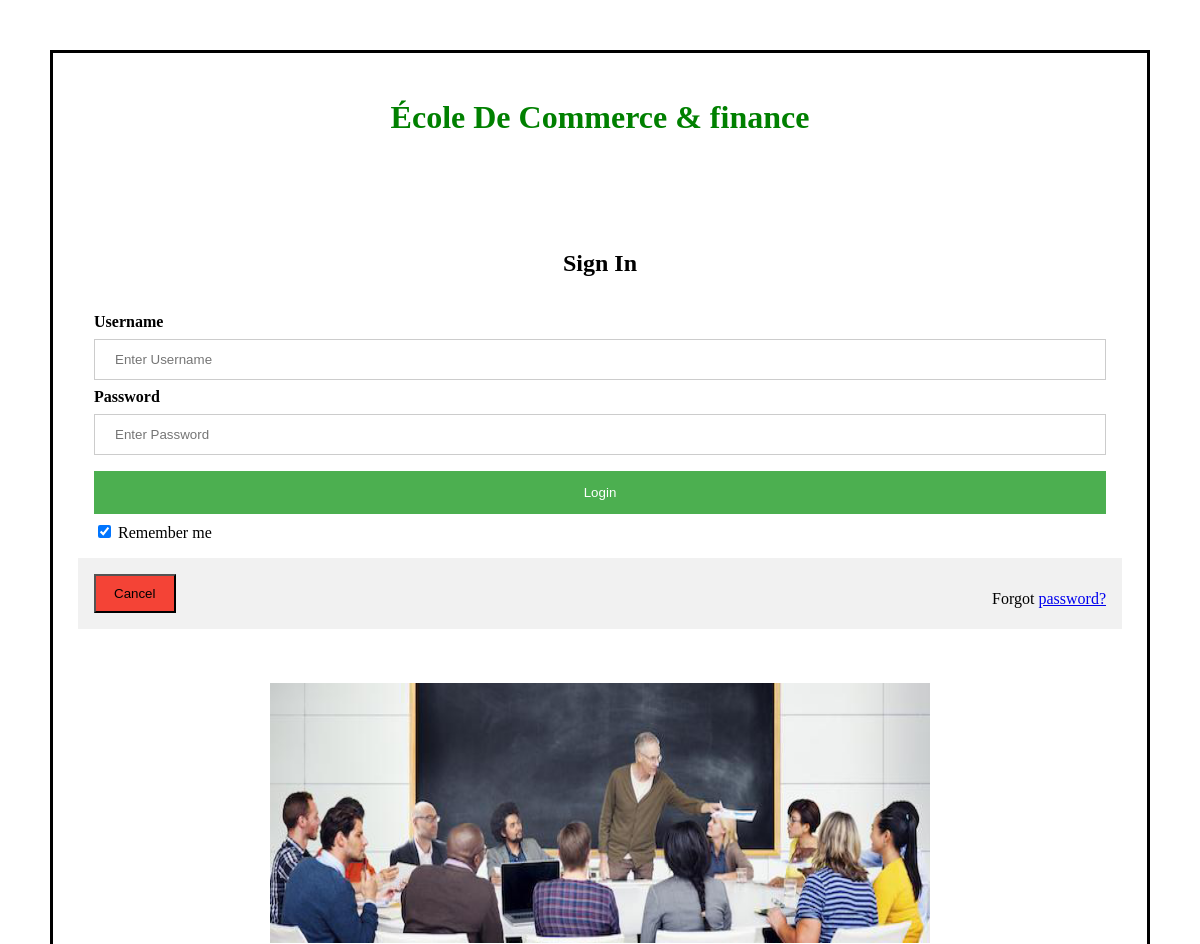
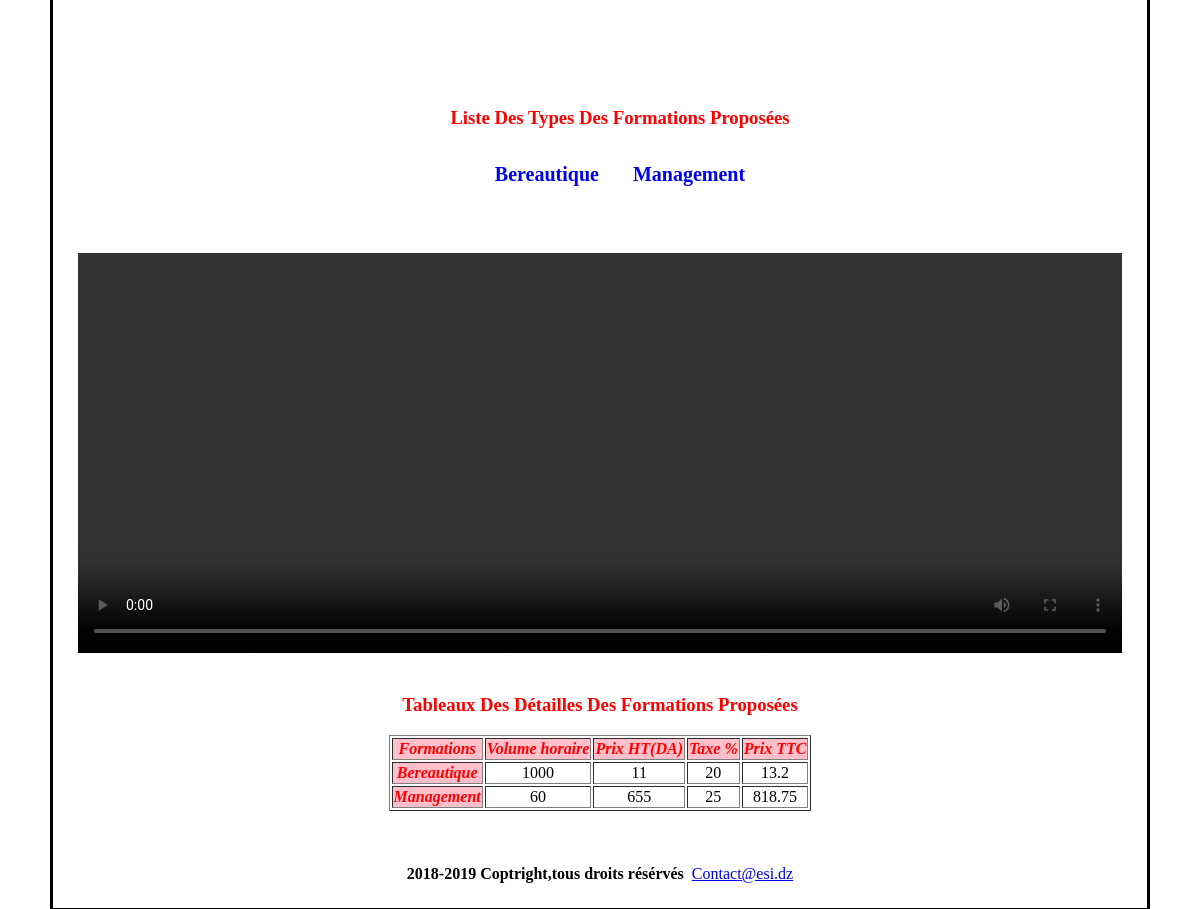
/project/sous-sites/1/1/index.php, run on the app's committed database (2 pictures, top to bottom).
### tables this page shows
CREATE TABLE `type_formation` (
  `st1` varchar(20) DEFAULT NULL,
  `st2` varchar(20) DEFAULT NULL,
  `ID` int(11) NOT NULL
);

CREATE TABLE `formations` (
  `Volume_horaire` int(11) DEFAULT NULL,
  `Prix` int(11) DEFAULT NULL,
  `Taxe` int(11) DEFAULT NULL,
  `Nom` varchar(20) DEFAULT NULL,
  `ID` int(11) NOT NULL,
  `IDD` int(11) NOT NULL,
  `id_categorie` int(11) NOT NULL,
  `id_ecole` varchar(20) NOT NULL
);

### project/sous-sites/1/1/index.php (the view, shortened to what this page needs)
<!DOCTYPE html>
<head>
<link href="View/public/css/external.css" rel="stylesheet" type="text/css" />
</head>
<?php
include("view/includes/variables.php");
include("config/connection.php");
$sql1="SELECT * FROM Type_formation t join Formations f where t.ID=f.ID  and f.id_categorie =1  and  f.id_ecole='1' ";
$sql2="SELECT * FROM Formations f where  f.id_categorie =1 and f.id_ecole='1' ";
$type_formation=$conn->query($sql1);
$formation=$conn->query($sql2);
function calculTTC($a,$b){
    return ($a*$b/100) +$a;
}
?>
<body>
<h1> <?php echo $titre_fr;?></h1></br>
<?php
if (!isset($_SESSION['user'])){
     echo "<h2 align =\"center\" > Sign In</h2>
     <form action='controller/login.php' method=\"post\">
   <div class=\"container\" >
     <label for=\"uname\"><b>Username</b></label>
     <input type=\"text\" placeholder=\"Enter Username\" name=\"uname\" required>
     <label for=\"psw\"><b>Password</b></label>
     <input type=\"password\" placeholder=\"Enter Password\" name=\"psw\" required>
     <button type=\"submit\" class=\"loginbtn\">Login</button>
     <label>
       <input type=\"checkbox\" checked=\"checked\" name=\"remember\"> Remember me
     </label>
   </div>
   <div class=\"container\" style=\"background-color:#f1f1f1\">
     <button type=\"button\" class=\"cancelbtn\">Cancel</button>
     <span class=\"psw\">Forgot <a href=\"#\">password?</a></span>
   </div>
 </form>";}
?>
<div class="diaporama">
    <div class="images">
    <?php echo $img0 ;?>
    </div>
</div>
<div align="center" class="menu header" id="myHeader">
<ul id="nav">
<h3 align="center" >Liste Des Types Des Formations Proposées</h3>
    <?php
    foreach ($type_formation as $row): ?>
    <li id="<?= $row['ID'] ?>" class="formation"><a class="lien"
                                                          href="#"> <?= $row['st1'] ?> </a>
    </li>
<?php endforeach; ?>
</ul>
</div>
<?php echo $video;?>
  <h3 align="center" >Tableaux Des Détailles Des Formations Proposées</h3>
<table id ="my_table" border="1px" align="center">
    <thead>
    <tr>
    <th scope="col" >Formations</th>
    <th scope="col">Volume horaire</th>
    <th scope="col">Prix HT(DA)</th>
    <th scope="col">Taxe %</th>
    <th scope="col">Prix TTC</th>
    </tr>
    </thead>
    <tbody id="my-tab-index">
    <?php
    foreach ($formation as $formation_t): ?>
        <tr>
            <th id=<?= $formation_t['IDD'] ?>" scope="row"><?= $formation_t['Nom'] ?></th>
            <td id=<?= $formation_t['IDD'] ?>"><?= $formation_t['Volume_horaire'] ?></td>
            <td id=<?= $formation_t['IDD'] ?>"><?= $formation_t['Prix'] ?></td>
            <td id=<?= $formation_t['IDD'] ?>"><?= $formation_t ['Taxe'] ?></td>
            <td id=<?= $formation_t['IDD'] ?>"><?php echo calculTTC($formation_t['Prix'],$formation_t ['Taxe']) ;?></td>
        </tr>
    <?php endforeach; ?>
    </tbody>
    </table>&nbsp;&nbsp;&nbsp;
  <?php
include("view/includes/pied-page.php");
?>
</body>
</html>

### project/sous-sites/1/1/view/public/css/external.css (style rules this page uses)
table { align-content: center; justify-content: center; text-align: center; }
h1 { text-align: center; color:green; }
table tr th { background-color:pink; color:red; font-style: italic; }
body { border:3px black solid; margin: 50px; padding:25px; }
h3 { text-align: center; color:red; }
.formation { display: inline; margin: 10px; justify-content: center; align-content: center; }
.menu { justify-content: center; top: 0px; }
#nav li { display: inline-block; position: relative; }
#nav li a { display: block; padding: 5px; text-decoration: none; font-size: 20px; font-weight: bold; }
.diaporama { text-align: center; margin: 0px auto; background: black; width: 660px; height: 260px; overflow: hidden; position: relative; }
.images { margin: 0px auto; align-content: center; position: absolute; animation-duration: 20s; animation-iteration-count: infinite; animation-name: animation; background-color: black; }
input[type=text], input[type=password] { width: 100%; padding: 12px 20px; margin: 8px 0; display: inline-block; border: 1px solid #ccc; box-sizing: border-box; }
.loginbtn { background-color: #4CAF50; color: white; padding: 14px 20px; margin: 8px 0; border: none; cursor: pointer; width: 100%; }
.cancelbtn { width: auto; padding: 10px 18px; background-color: #f44336; }
.container { padding: 16px; }
span.psw { float: right; padding-top: 16px; }

### data on the page
type_formation: st1 "Bereautique"
type_formation: st1 "Management"
formations: Nom "Bereautique", Volume_horaire "1000", Prix "11", Taxe "20", Prix+Taxe "13.2"
formations: Nom "Management", Volume_horaire "60", Prix "655", Taxe "25", Prix+Taxe "818.75"

### other printed values
$titre_fr "École De Commerce & finance"
$d "2018-2019 Coptright,tous droits résérvés"
$contact "Contact@esi.dz"
